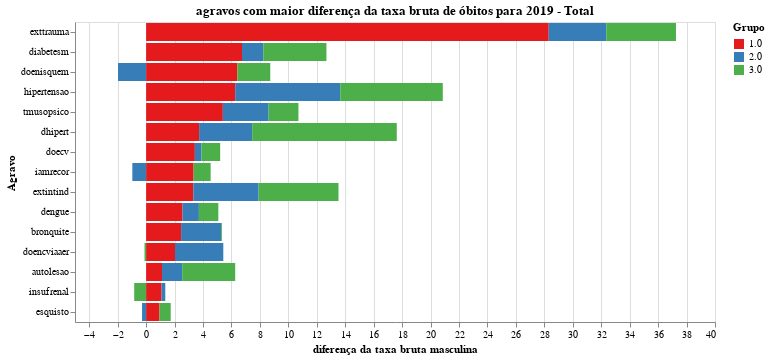

Write notebook code for a chart like this one.
### Code cell
chart = plot_grafico_dif(pop_19, pop_r,
                         'taxa_obitos_homem', 
                         "agravos com maior diferença da taxa bruta de óbitos para 2019 - Total",
                        "diferença da taxa bruta masculina")

chart.save('tx_bruta_h.svg')
chart

### Figure 1 — Vega-Lite specification as saved in the notebook (floating-point values rounded to 4 significant figures)
{"config": {"view": {"continuousWidth": 400, "continuousHeight": 300}, "range": {"category": {"scheme": "set1"}}}, "data": {"name": "data-3a83a44cfc4d403e7fd29a113b8e788a"}, "mark": "bar", "encoding": {"color": {"type": "nominal", "field": "grupo", "title": "Grupo"}, "order": {"type": "nominal", "field": "grupo", "sort": "ascending"}, "tooltip": {"type": "quantitative", "field": "taxa"}, "x": {"type": "quantitative", "field": "taxa", "title": "diferença da taxa bruta masculina"}, "y": {"type": "nominal", "field": "agravo", "sort": null, "title": "Agravo"}}, "title": "agravos com maior diferença da taxa bruta de óbitos para 2019 - Total", "width": 640, "$schema": "https://vega.github.io/schema/vega-lite/v4.8.1.json", "datasets": {"data-3a83a44cfc4d403e7fd29a113b8e788a": [{"agravo": "exttrauma", "grupo": "1.0", "taxa": 28.31}, {"agravo": "exttrauma", "grupo": "2.0", "taxa": 4.045}, {"agravo": "exttrauma", "grupo": "3.0", "taxa": 4.902}, {"agravo": "diabetesm", "grupo": "1.0", "taxa": 6.744}, {"agravo": "diabetesm", "grupo": "2.0", "taxa": 1.495}, {"agravo": "diabetesm", "grupo": "3.0", "taxa": 4.44}, {"agravo": "doenisquem", "grupo": "1.0", "taxa": 6.419}, {"agravo": "doenisquem", "grupo": "2.0", "taxa": -1.978}, {"agravo": "doenisquem", "grupo": "3.0", "taxa": 2.31}, {"agravo": "hipertensao", "grupo": "1.0", "taxa": 6.263}, {"agravo": "hipertensao", "grupo": "2.0", "taxa": 7.388}, {"agravo": "hipertensao", "grupo": "3.0", "taxa": 7.209}, {"agravo": "tmusopsico", "grupo": "1.0", "taxa": 5.395}, {"agravo": "tmusopsico", "grupo": "2.0", "taxa": 3.219}, {"agravo": "tmusopsico", "grupo": "3.0", "taxa": 2.096}, {"agravo": "dhipert", "grupo": "1.0", "taxa": 3.726}, {"agravo": "dhipert", "grupo": "2.0", "taxa": 3.731}, {"agravo": "dhipert", "grupo": "3.0", "taxa": 10.17}, {"agravo": "doecv", "grupo": "1.0", "taxa": 3.429}, {"agravo": "doecv", "grupo": "2.0", "taxa": 0.4659}, {"agravo": "doecv", "grupo": "3.0", "taxa": 1.314}, {"agravo": "iamrecor", "grupo": "1.0", "taxa": 3.34}, {"agravo": "iamrecor", "grupo": "2.0", "taxa": -0.9688}, {"agravo": "iamrecor", "grupo": "3.0", "taxa": 1.197}, {"agravo": "extintind", "grupo": "1.0", "taxa": 3.317}, {"agravo": "extintind", "grupo": "2.0", "taxa": 4.592}, {"agravo": "extintind", "grupo": "3.0", "taxa": 5.618}, {"agravo": "dengue", "grupo": "1.0", "taxa": 2.562}, {"agravo": "dengue", "grupo": "2.0", "taxa": 1.15}, {"agravo": "dengue", "grupo": "3.0", "taxa": 1.367}, {"agravo": "bronquite", "grupo": "1.0", "taxa": 2.459}, {"agravo": "bronquite", "grupo": "2.0", "taxa": 2.821}, {"agravo": "bronquite", "grupo": "3.0", "taxa": 0.06085}, {"agravo": "doencviaaer", "grupo": "1.0", "taxa": 2.03}, {"agravo": "doencviaaer", "grupo": "2.0", "taxa": 3.397}, {"agravo": "doencviaaer", "grupo": "3.0", "taxa": -0.1124}, {"agravo": "autolesao", "grupo": "1.0", "taxa": 1.118}, {"agravo": "autolesao", "grupo": "2.0", "taxa": 1.419}, {"agravo": "autolesao", "grupo": "3.0", "taxa": 3.728}, {"agravo": "insufrenal", "grupo": "1.0", "taxa": 1.087}, {"agravo": "insufrenal", "grupo": "2.0", "taxa": 0.2618}, {"agravo": "insufrenal", "grupo": "3.0", "taxa": -0.8365}, {"agravo": "esquisto", "grupo": "1.0", "taxa": 0.9422}, {"agravo": "esquisto", "grupo": "2.0", "taxa": -0.2853}, {"agravo": "esquisto", "grupo": "3.0", "taxa": 0.7878}]}}
